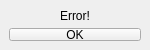
<?xml version="1.0" encoding="UTF-8"?>
<ui version="4.0">
 <class>ErrorPopup</class>
 <widget class="QMainWindow" name="ErrorPopup">
  <property name="geometry">
   <rect>
    <x>0</x>
    <y>0</y>
    <width>150</width>
    <height>50</height>
   </rect>
  </property>
  <property name="sizePolicy">
   <sizepolicy hsizetype="Minimum" vsizetype="Minimum">
    <horstretch>0</horstretch>
    <verstretch>0</verstretch>
   </sizepolicy>
  </property>
  <property name="minimumSize">
   <size>
    <width>150</width>
    <height>50</height>
   </size>
  </property>
  <property name="maximumSize">
   <size>
    <width>150</width>
    <height>50</height>
   </size>
  </property>
  <property name="windowTitle">
   <string>Error</string>
  </property>
  <widget class="QWidget" name="centralwidget">
   <layout class="QVBoxLayout" name="verticalLayout">
    <item>
     <widget class="QLabel" name="label">
      <property name="layoutDirection">
       <enum>Qt::LeftToRight</enum>
      </property>
      <property name="text">
       <string>Error!</string>
      </property>
      <property name="alignment">
       <set>Qt::AlignCenter</set>
      </property>
     </widget>
    </item>
    <item>
     <widget class="QPushButton" name="pushButton">
      <property name="text">
       <string>OK</string>
      </property>
     </widget>
    </item>
   </layout>
  </widget>
 </widget>
 <resources/>
 <connections/>
</ui>
